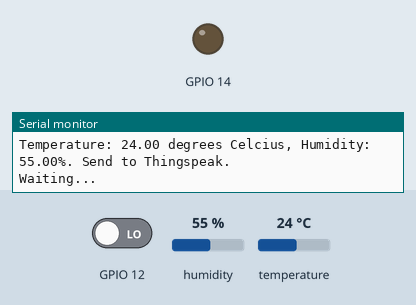
A sketch run on a simulated ESP32. Shown: output pins drawn as LEDs (lit = HIGH), the last lines printed to the serial monitor. Inputs (shaded band) come from the test bench; at power-on: GPIO 12 LOW, humidity 55 %, temperature 24 °C. WiFi joins after 1.5 s; servers stay silent unless stated; network time is answered at once with the bench clock; the local clock reads 2024-03-15 10:24:30 at power-on unless the sketch sets it.

Above: at 4.8 s.
4.9 s: GPIO 12 driven HIGH
At 5.4 s:
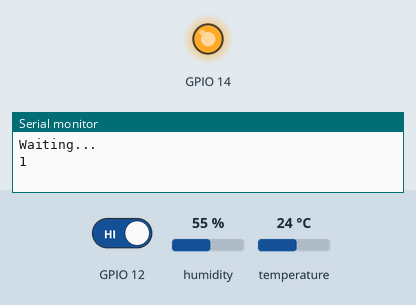
6.9 s: GPIO 12 driven LOW
At 8.9 s:
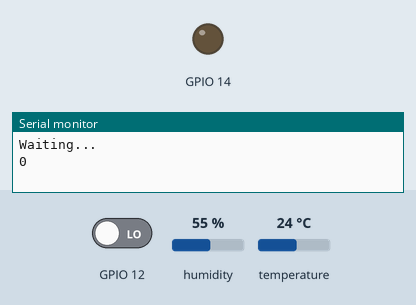
Timing chart, 0 to 10.4 s (numbered marks = the images above; inputs shaded):
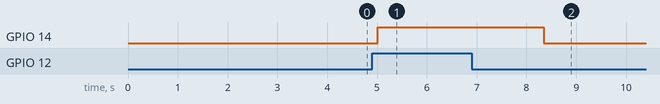

Measured:
- after the input at 4.9 s, GPIO 14: LOW → HIGH after 0.12 s
- after the input at 6.9 s, GPIO 14: HIGH → LOW after 1.4 s

The sketch:

esp32_sensorsInterface.ino
```cpp
#include <DHT.h>
#include <WiFi.h>
#include <IRremote.h>
#include <NTPClient.h>
#include <WiFiUdp.h>
#include <Wire.h>
#include <RtcDS3231.h>

String apiKey = "GYA9DPV7VVZDK62J";     //  Enter your Write API key here
const char *ssid =  "AA";     // Enter your WiFi Name
const char *pass =  "hash123mi123"; // Enter your WiFi Password
const char* server = "api.thingspeak.com";

#define DHTPIN 17   // GPIO Pin where the dht11 is connected
int RECV_PIN = 13;

DHT dht(DHTPIN, DHT11);
IRrecv irrecv(RECV_PIN);

WiFiClient client;
decode_results results;
RtcDS3231<TwoWire> Rtc(Wire);

// I use static IP's, and found i had to put in DNS to make it work properly.
IPAddress local_IP(192,168,43,2);
IPAddress gateway(111,88,192,1);
IPAddress subnet(255,255,255,255);
IPAddress primaryDNS(10,101,11,15);
IPAddress secondaryDNS(10,101,11,35);
// NTP
WiFiUDP ntpUDP;
// i'm in PDT which is +5 from GMT.
NTPClient timeClient(ntpUDP, "us.pool.ntp.org", +5*3600);
// RTC Libraries


void setup() {
 //DHT
    Serial.begin(115200);
       delay(10);
       dht.begin();
       Serial.println("Connecting to ");
       Serial.println(ssid);
       WiFi.begin(ssid, pass);
       while (WiFi.status() != WL_CONNECTED)
     {
            delay(550);
            Serial.print(".");
     }
      Serial.println("");
      Serial.println("WiFi connected");
//IR
 //Serial.begin(9600);
  // In case the interrupt driver crashes on setup, give a clue
  // to the user what's going on.
  Serial.println("Enabling IRin");
  irrecv.enableIRIn(); // Start the receiver
  Serial.println("Enabled IRin");

//PIR
pinMode(12,INPUT);
 pinMode(14,OUTPUT);
 //Serial.begin(9600);

//RTC
 //Serial.begin(115200);
//  WiFi_Setup();
  // Start NTP Time Client
  timeClient.begin();
  delay(2000);
  timeClient.update();
  Rtc.Begin();
  RTC_Update();

}

void loop() {
  //DHT

      float h = dht.readHumidity();
      float t = dht.readTemperature();

              if (isnan(h) || isnan(t))
                 {
                     Serial.println("Failed to read from DHT sensor!");
                      return;
                 }
                         if (client.connect(server,80))
                      {
                             String postStr = apiKey;
                             postStr +="&field1=";
                             postStr += String(t);
                             postStr +="&field2=";
                             postStr += String(h);
                             postStr += "\r\n\r\n";

                             client.print("POST /update HTTP/1.1\n");
                             client.print("Host: api.thingspeak.com\n");
                             client.print("Connection: close\n");
                             client.print("X-THINGSPEAKAPIKEY: "+apiKey+"\n");
                             client.print("Content-Type: application/x-www-form-urlencoded\n");
                             client.print("Content-Length: ");
                             client.print(postStr.length());
                             client.print("\n\n");
                             client.print(postStr);
                             Serial.print("Temperature: ");
                             Serial.print(t);
                             Serial.print(" degrees Celcius, Humidity: ");
                             Serial.print(h);
                             Serial.println("%. Send to Thingspeak.");
                        }
          client.stop();
           Serial.println("Waiting...");
    delay(1000);

//IR
 if (irrecv.decode(&results)) {
    Serial.println(results.value, HEX);
    irrecv.resume(); // Receive the next value
  }
  delay(100);

  //PIR
  Serial.println(digitalRead(12));

if (digitalRead(12)==1)
{digitalWrite(14,HIGH);
//Serial.println("Motion is Detected");
}
else
{digitalWrite(14,LOW);}
delay(1000);

//RTC
if (!RTC_Valid()){
    RTC_Update();
  }
  RtcDateTime currTime = Rtc.GetDateTime();
  printDateTime(currTime);
  Serial.println(timeClient.getFormattedTime());
  delay(1000);
}
// Utility print function
#define countof(a) (sizeof(a) / sizeof(a[0]))
void printDateTime(const RtcDateTime& dt)
{
    char datestring[20];
    snprintf_P(datestring,
            countof(datestring),
            PSTR("%02u/%02u/%04u %02u:%02u:%02u"),
            dt.Month(),
            dt.Day(),
            dt.Year(),
            dt.Hour(),
            dt.Minute(),
            dt.Second() );
    Serial.println(datestring);
}

void RTC_Update(){
  // Do udp NTP lookup, epoch time is unix time - subtract the 30 extra yrs (946684800UL) library expects 2000
  timeClient.update();
  unsigned long epochTime = timeClient.getEpochTime()-946684800UL;
  Rtc.SetDateTime(epochTime);
}
bool RTC_Valid(){
  bool boolCheck = true;
  if (!Rtc.IsDateTimeValid()){
    Serial.println("RTC lost confidence in the DateTime!  Updating DateTime");
    boolCheck = false;
    RTC_Update();
  }
  if (!Rtc.GetIsRunning())
  {
    Serial.println("RTC was not actively running, starting now.  Updating Date Time");
    Rtc.SetIsRunning(true);
    boolCheck = false;
    RTC_Update();
  }
}

/*void WiFi_Setup(){
  if (!WiFi.config(local_IP, gateway, subnet, primaryDNS, secondaryDNS)) {
    Serial.println("STA Failed to configure");
  }
  Serial.print("Connecting to ");
  Serial.println(ssid);
  WiFi.begin(ssid, password);
  while (WiFi.status() != WL_CONNECTED) {
    delay(500);
    Serial.print(".");
  }
  Serial.println("");
  Serial.println("WiFi connected!");
}*/
```
